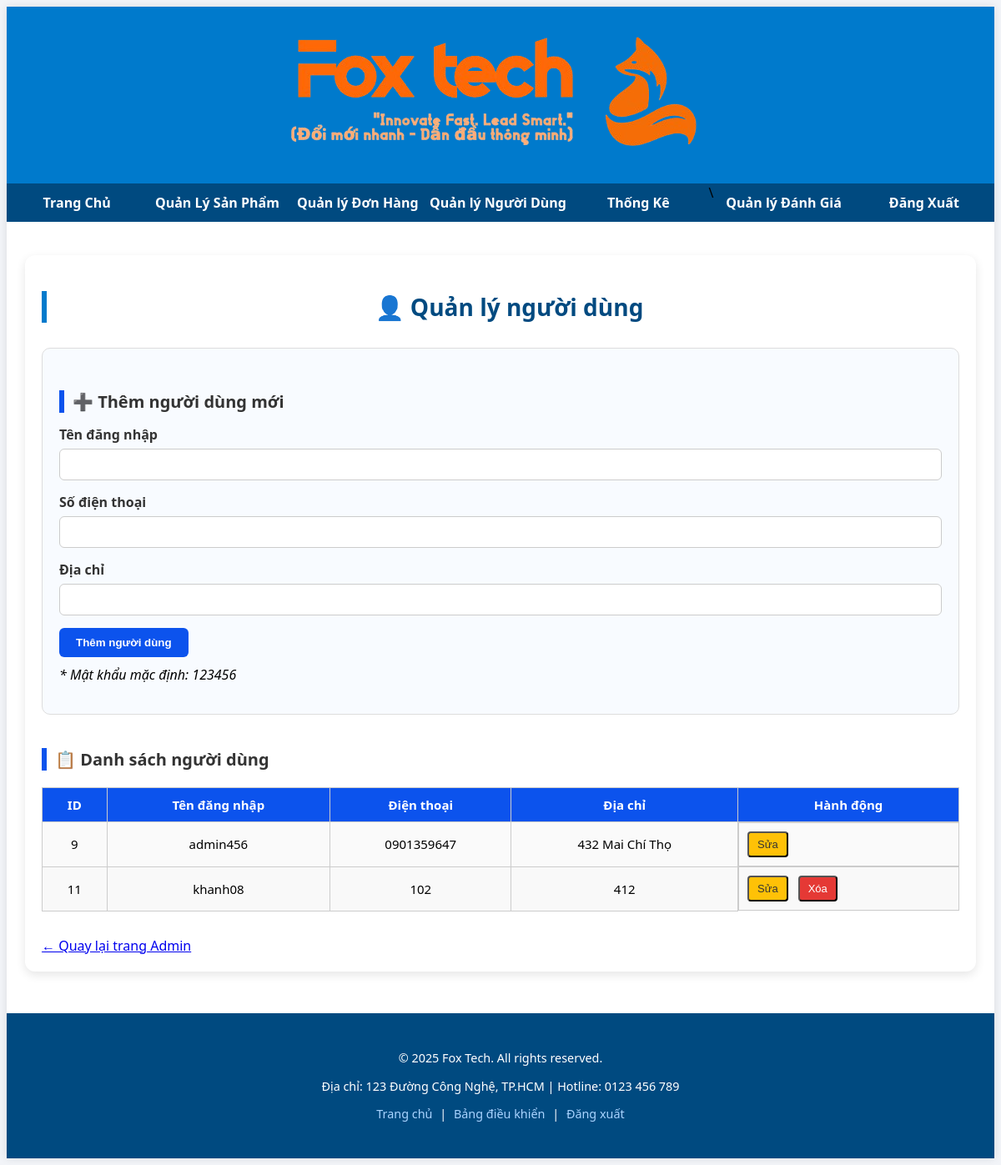
Before: /WebBanHang/admin/quanlynguoidung.php (signed in) with the older database file.
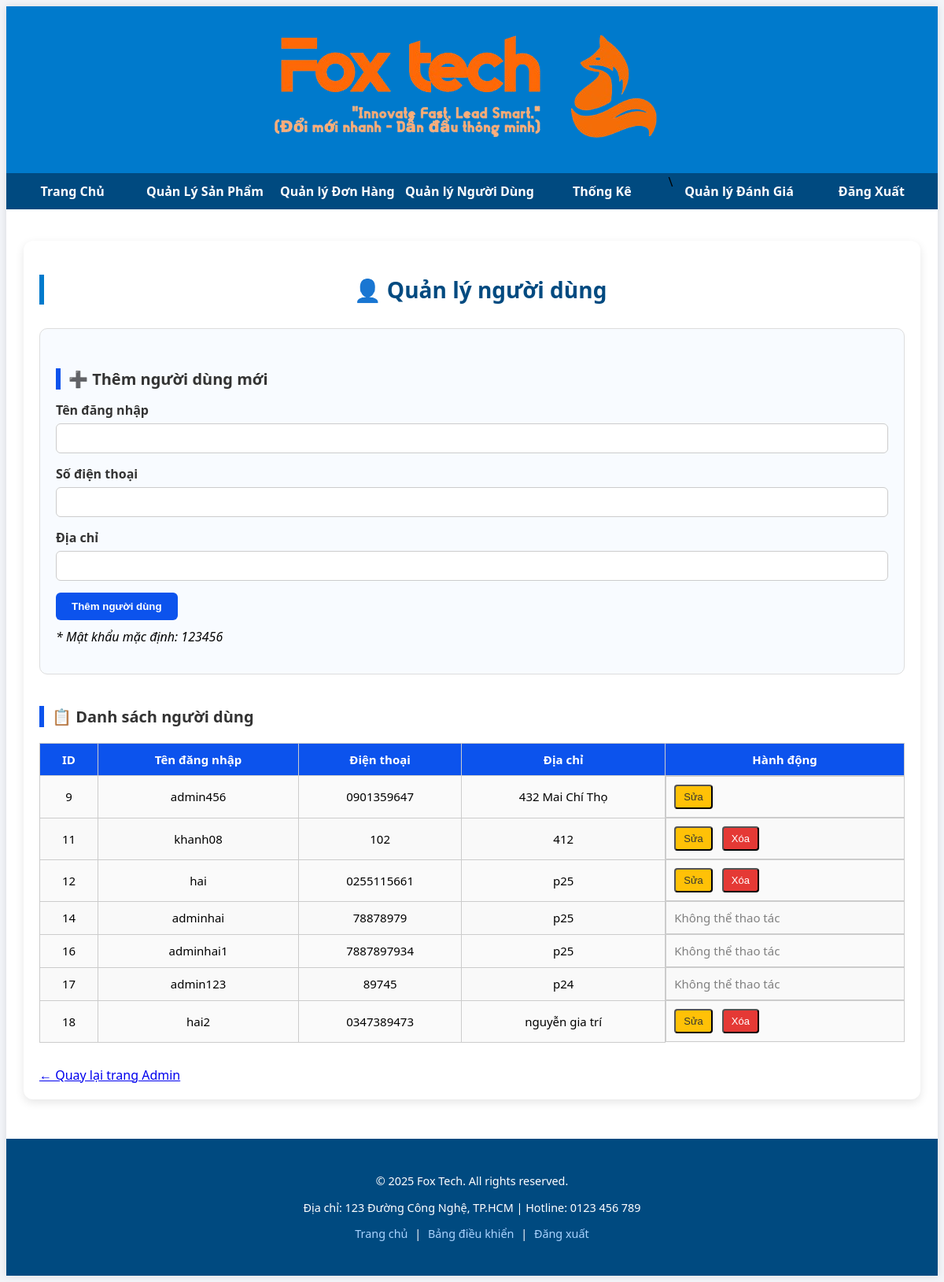
After: the same page with the newer database file.
### tables this page shows
CREATE TABLE `users` (
  `id` int(11) NOT NULL,
  `username` varchar(50) NOT NULL,
  `user_id` int(11) NOT NULL,
  `password` varchar(100) NOT NULL,
  `phone` varchar(20) DEFAULT NULL,
  `address` varchar(255) DEFAULT NULL,
  `email` longtext NOT NULL,
  `balance` int(11) DEFAULT 0
);

### WebBanHang/admin/quanlynguoidung.php (the view, shortened to what this page needs)
<?php
$currentAdmin = $_SESSION["user"]["username"];
$conn = new mysqli("localhost", "root", "", "webbh");
$users = $conn->query("SELECT * FROM users");
?>
<!DOCTYPE html>
<html lang="vi">
<head>
    <link rel="stylesheet" href="admin.css">
</head>
<body>
<div id="fox">
    <div id="fox-header">
        <img src="../Hinh/Foxbrand.png" alt="Fox Tech Brand" />
    </div>
    <div id="fox-nav">
        <ul>
            <li><a href="admin.php">Trang Chủ</a></li>
            <li><a href="quanlysanpham.php">Quản Lý Sản Phẩm</a></li>
            <li><a href="quanlydonHang.php">Quản lý Đơn Hàng</a></li>
            <li><a href="quanlynguoidung.php">Quản lý Người Dùng</a></li>
            <li><a href="quanlythongke.php">Thống Kê</a></li>\
            <li><a href="quanlydanhgia.php">Quản lý Đánh Giá</a></li>
            <li><a href="../Login/logout.php">Đăng Xuất</a></li>
        </ul>
    </div>
    <div class="admin-container">
        <h2>👤 Quản lý người dùng</h2>
        <div class="form-section">
            <h3>➕ Thêm người dùng mới</h3>
            <form method="POST">
                <label>Tên đăng nhập</label>
                <input type="text" name="username" required>
                <label>Số điện thoại</label>
                <input type="text" name="phone" required>
                <label>Địa chỉ</label>
                <input type="text" name="address" required>
                <button type="submit" name="add_user">Thêm người dùng</button>
            </form>
            <p style="margin-top: 10px;"><em>* Mật khẩu mặc định: 123456</em></p>
        </div>
        <h3 style="margin-top: 40px;">📋 Danh sách người dùng</h3>
        <table class="admin-table">
            <thead>
                <tr>
                    <th>ID</th><th>Tên đăng nhập</th><th>Điện thoại</th><th>Địa chỉ</th><th>Hành động</th>
                </tr>
            </thead>
            <tbody>
            <?php while ($row = $users->fetch_assoc()): ?>
                <?php
                $isAdmin = stripos($row["username"], "admin") !== false;
                $isCurrent = strtolower($row["username"]) === strtolower($currentAdmin);
                ?>
                <tr>
                    <form method="POST">
                        <td><?= $row["id"] ?></td>
                        <td><?= htmlspecialchars($row["username"]) ?></td>
                        <td>
                            <span class="display-field"><?= htmlspecialchars($row["phone"]) ?></span>
                        </td>
                        <td>
                            <span class="display-field"><?= htmlspecialchars($row["address"]) ?></span>
                        </td>
                        <td class="action-buttons">
                            <?php if (!$isAdmin || $isCurrent): ?>
                                <button type="button" class="btn-edit edit-toggle">Sửa</button>
                                <?php if (!$isCurrent): ?>
                                    <button type="submit" name="delete_user" class="btn-delete">Xóa</button>
                                <?php endif; ?>
                            <?php else: ?>
                                <span style="color: gray;">Không thể thao tác</span>
                            <?php endif; ?>
                        </td>
                    </form>
                </tr>
            <?php endwhile; ?>
            </tbody>
        </table>
        <div style="margin-top: 30px;">
            <a href="admin.php" class="btn">← Quay lại trang Admin</a>
        </div>
    </div>
    <div id="fox-footer">
        <p>© 2025 Fox Tech. All rights reserved.</p>
        <p>Địa chỉ: 123 Đường Công Nghệ, TP.HCM | Hotline: 0123 456 789</p>
        <p>
            <a href="../index/index.html">Trang chủ</a> |
            <a href="quantri.php">Bảng điều khiển</a> |
            <a href="../Login/Logout.php">Đăng xuất</a>
        </p>
    </div>
</div>
</body>
</html>

Changed rows visible on the page:
added users: id "12", username "hai", phone "0255115661", address "p25", shows "Sửa", shows "Xóa"
added users: id "14", username "adminhai", phone "78878979", address "p25", shows "Không thể thao tác"
added users: id "16", username "adminhai1", phone "7887897934", address "p25", shows "Không thể thao tác"
added users: id "17", username "admin123", phone "89745", address "p24", shows "Không thể thao tác"
added users: id "18", username "hai2", phone "0347389473", address "nguyễn gia trí", shows "Sửa", shows "Xóa"
